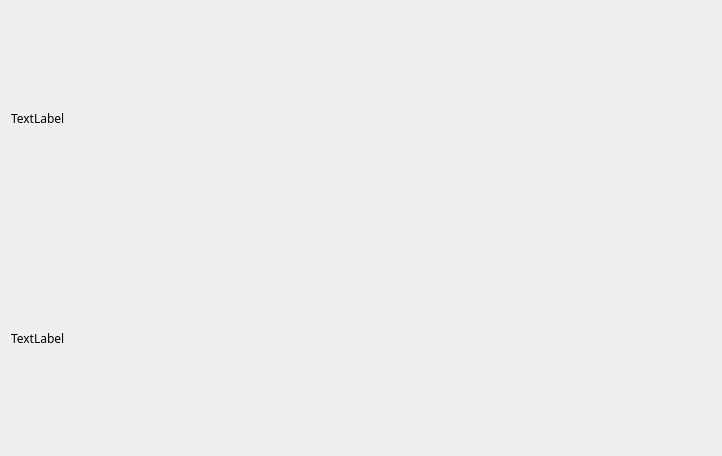
<?xml version="1.0" encoding="UTF-8"?>
<ui version="4.0">
 <class>CardsPage</class>
 <widget class="QWidget" name="CardsPage">
  <property name="enabled">
   <bool>true</bool>
  </property>
  <property name="geometry">
   <rect>
    <x>0</x>
    <y>0</y>
    <width>722</width>
    <height>456</height>
   </rect>
  </property>
  <property name="windowTitle">
   <string>Form</string>
  </property>
  <layout class="QVBoxLayout" name="verticalLayout">
   <item>
    <widget class="QLabel" name="player2Name">
     <property name="font">
      <font>
       <family>Showcard Gothic</family>
      </font>
     </property>
     <property name="text">
      <string>TextLabel</string>
     </property>
    </widget>
   </item>
   <item>
    <widget class="QLabel" name="player1Name">
     <property name="font">
      <font>
       <family>Showcard Gothic</family>
      </font>
     </property>
     <property name="text">
      <string>TextLabel</string>
     </property>
    </widget>
   </item>
  </layout>
 </widget>
 <resources/>
 <connections/>
</ui>
